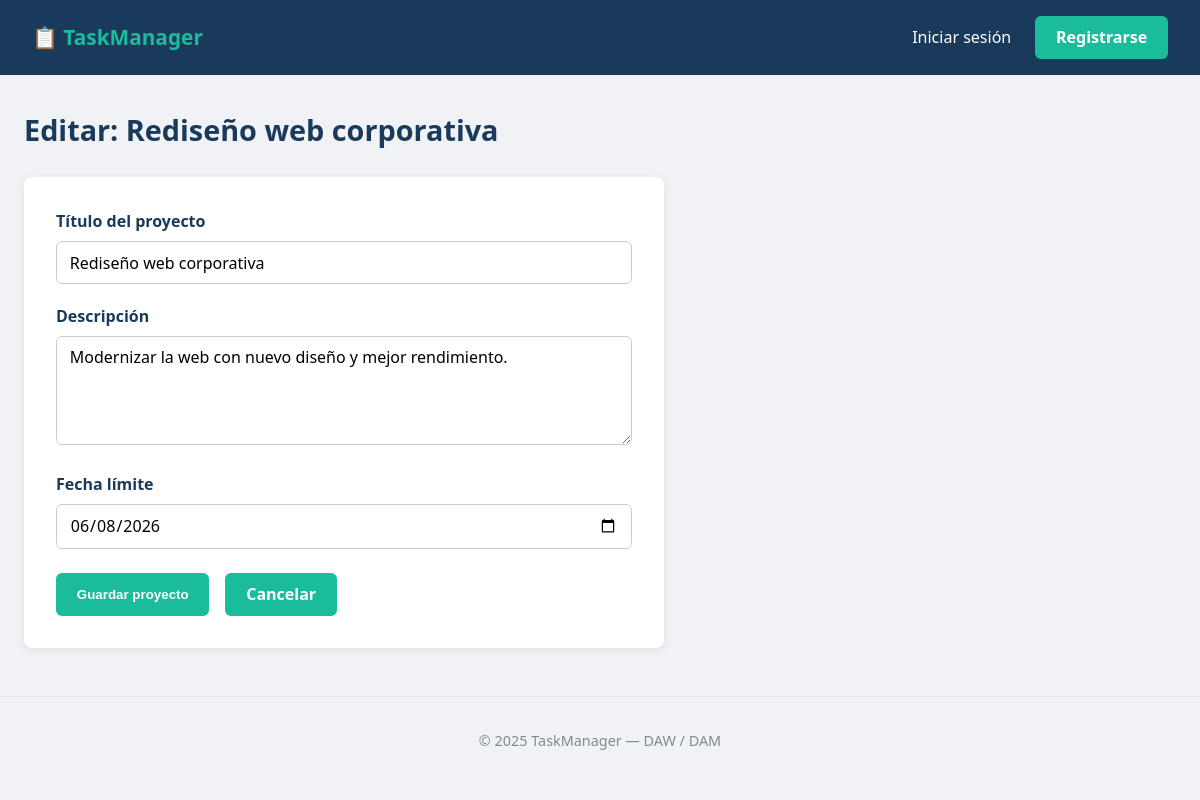
The page /proyectos/1/editar on the database as committed earlier.
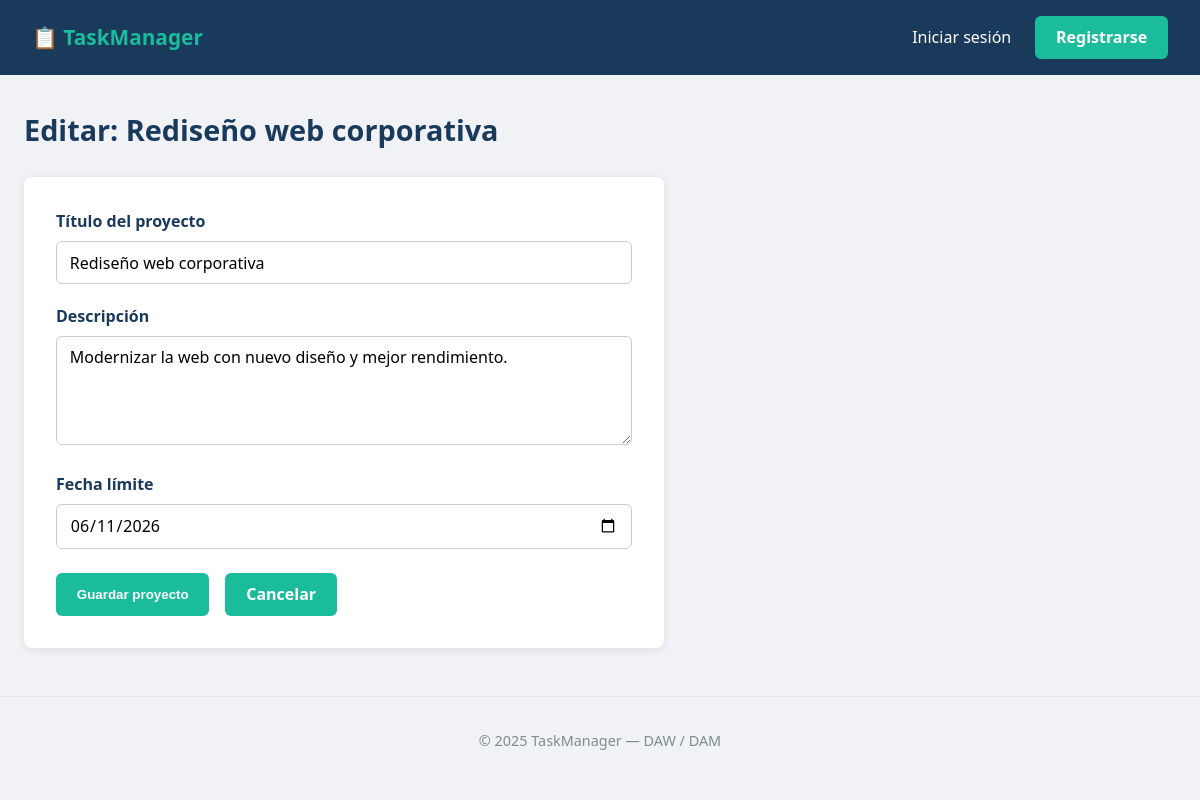
The same page on the database as committed later.
### app/models.py (models this page shows, shortened)
class Proyecto(db.Model):
    __tablename__ = 'proyectos'
    id = db.Column(db.Integer, primary_key=True)
    titulo = db.Column(db.String(100), nullable=False)
    descripcion = db.Column(db.Text)
    estado = db.Column(db.String(20), default='activo')
    fecha_limite = db.Column(db.Date)
    creado_en = db.Column(db.DateTime, default=datetime.utcnow)
    propietario_id = db.Column(db.Integer, db.ForeignKey('usuarios.id'))
    tareas = db.relationship('Tarea', backref='proyecto', lazy='dynamic',
    cascade='all, delete-orphan',
    order_by='Tarea.creado_en')

### app/routes/projects.py (the view)
@projects.route('/<int:pid>/editar', methods=['GET', 'POST'])
def editar(pid):
    proyecto = Proyecto.query.get_or_404(pid)
    form = ProyectoForm(obj=proyecto)
    if form.validate_on_submit():
        form.populate_obj(proyecto) # Rellena el objeto con los datos del form
        db.session.commit()
        flash('Proyecto actualizado.', 'success')
        return redirect(url_for('projects.detalle', pid=pid))
    return render_template('projects/form.html',
                            form=form,
                            titulo_pagina=f'Editar: {proyecto.titulo}')

### app/forms.py
class ProyectoForm(FlaskForm):
    titulo = StringField(
        'Título del proyecto',
        validators=[
        DataRequired(message='El título es obligatorio.'),
        Length(min=3, max=100,
        message='El título debe tener entre 3 y 100 caracteres.')
        ]
        )
    descripcion = TextAreaField(
        'Descripción',
        validators=[Optional(), Length(max=500,
        message='La descripción no puede superar los 500 caracteres.')]
        )
    fecha_limite = DateField(
        'Fecha límite',
        validators=[Optional()],
        format='%Y-%m-%d'
        )
    submit = SubmitField('Guardar proyecto')

### app/templates/projects/form.html (shortened to what this page needs)
{% extends 'base.html' %}
{% block content %}
<div class='page-header'>
    <h1>{{ titulo_pagina }}</h1>
</div>
<div class='form-card'>
    <form method='POST' novalidate>
        <div class='campo {% if form.titulo.errors %}con-error{% endif %}'>
            {{ form.titulo.label }}
            {{ form.titulo(class='input', placeholder='Nombre del proyecto') }}
        </div>
        <div class='campo '>
            {{ form.descripcion.label }}
            {{ form.descripcion(class='textarea', rows='4', placeholder='Describe el objetivo del proyecto...') }}
        </div>
        <div class='campo'>
            {{ form.fecha_limite.label }}
            {{ form.fecha_limite(class='input') }}
        </div>
        <div class='form-acciones'>
            {{ form.submit(class='btn') }}
            <a href="{{ url_for('projects.lista') }}" class='btn btnsec'>Cancelar</a>
        </div>
    </form>
</div>
{% endblock %}

Rows that differ between the two databases and show on the page:
changed Proyecto "Rediseño web corporativa": fecha_limite "06/08/2026" → "06/11/2026"
